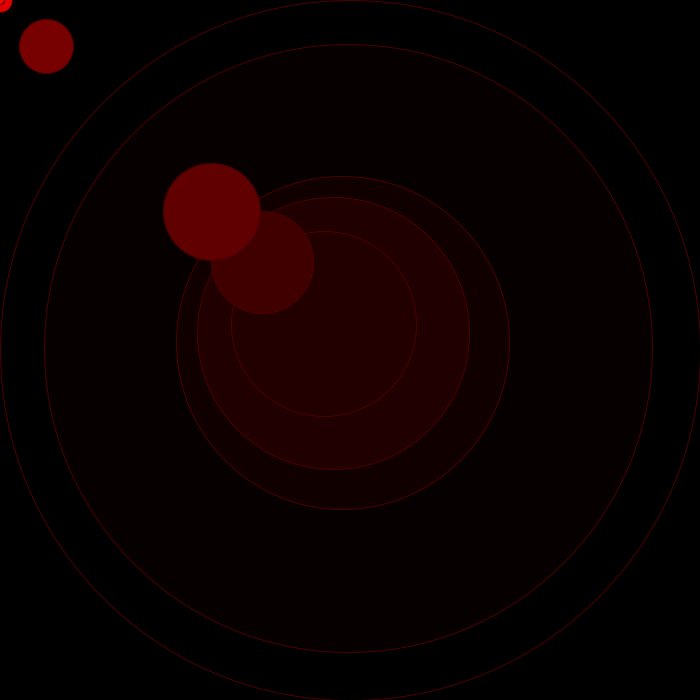
Frame 1 (no input)
Frame 60 (the mouse pressed at the canvas centre just before this capture): identical to frame 1, image omitted
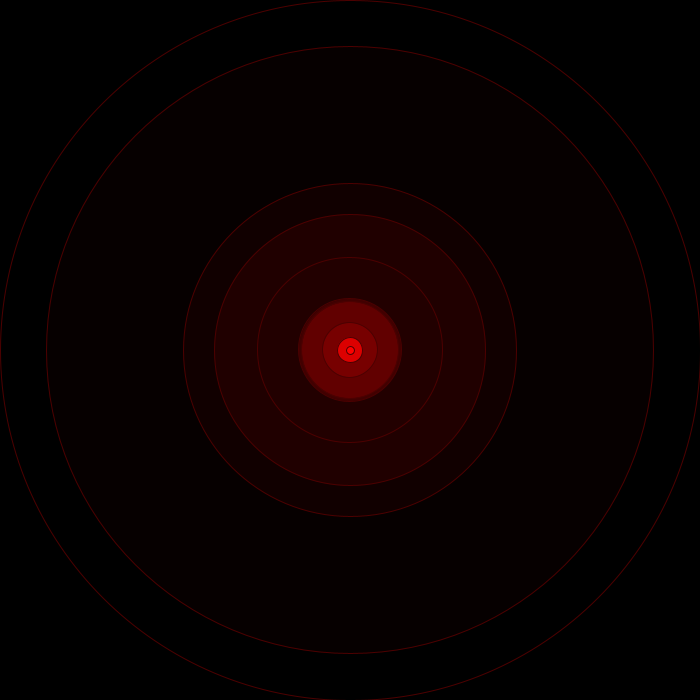
Frame 120 (the mouse held since frame 60 and released just before this capture)

The Processing sketch that drew these frames (run headless with seeded random() and noise(); from frame 60 on, the mouse is pressed at the canvas centre):

// Processing sketch: integer_sequence
// ── integer_sequence.pde

// Object declaration
Sequence sequence;
int n = 10;
color value = 0;
void setup() {
  size(700,700 );
  colorMode(HSB,360,100,100,100);
  // Object init
  sequence = new Leyland();
}

void mouseMoved() {
  value = (value + 1) % 360;
}

void draw() {
 // noLoop();
  background(0);
  sequence.setHue(value);
  println ( sequence.hue );
//   sequence.lineChart(n);
 // sequence.curveFitting(n);
  //sequence.barChart(n);
  sequence.display(n);
}
// ── abun.pde
class Abundant extends Sequence{
  String author()
  {
     return "noname"; 
  }
  String description()
  {
    return "An abundant number is a number for wich the sum of its proper divisors is grater than the number itself";
  }
  
  int sum_of_div (int n )
  {
     int cont = 0;
     for ( int i = 1 ; i < n ; i ++)
       if ( n % i == 0)
         cont += i;
     return cont;
  }
  int compute ( int n )
  {
     int cont = 0;
     int number = 0;
     while (true)
     {
       number++;
       int divisors = sum_of_div (number);
       if ( divisors > number )
       {
            cont ++;
       }
       if (cont == n)
         break;
     }
     return number;
  }
  int[] sumDivArray ( int n )
  {
    int [] div = new int[n];
    for ( int i = 0 ; i < n ; i ++ )
    {
      div[i] = sum_of_div(compute(i+1));
    }
    return div;
  }
  void display(int n)
  {
     int terms = n;
     int abundants[][] = new int[2][terms];
     abundants[0] = toArray(terms);
     abundants[1] = sumDivArray ( terms);
     float wth = 0;
     for (int i = 0 ; i < terms; i ++)
       wth+= abundants[1][i];
     float x=0;
     for (int i = 0 ; i < terms; i ++)
     {
       x += map (abundants[1][i]/2, 0, wth, 0, 1000);
     //  println (x );
       float radious = map(abundants[1][i], 0, wth, 0, 1000);
       ellipse ( x ,radious/2, radious, radious);
       //float y = 2 * radious + map (abundants[i][0]/2, 0, wth, 0, 1000);
       float y = radious + map (abundants[0][i]/2, 0, wth, 0, 1000);
       //ellipse ( x ,y, abundants[i][0]/2, abundants[i][0]/2);
       radious = map(abundants[0][i], 0, wth, 0, 1000);
       ellipse ( x ,y, radious, radious);
       x +=  map (abundants[1][i]/2, 0, wth, 0, 1000);
       //println (x );
     }
  }
}
// ── comp.pde
class Composite extends Sequence {
   String author()
  {
     return "noname"; 
  }
  String description()
  {
    return "An abundant number is a number for wich the sum of its proper divisors is grater than the number itself";
  }
  
IntList arr;
IntList  num_div (int n ){
  arr = new IntList() ;
  for ( int i = 1; i<= n ; i ++)
  {
    if ( n % i == 0)
    arr.append (i);
  }
  return arr;
}
boolean is_comp ( int n ){
  for ( int i = 2; i < n; i ++)
    if ( n % i == 0 )
          return true;
  return false; 
}
int compute ( int n ){
  int cont = 0;
  int num = 1;
  int nth= -1;
  while (true){
    if (cont == n )
      break;
    if ( is_comp (num))
    {
      cont++;
      nth=num;
    } 
    num++;
  }
  return nth;
}

void display(int n )
{
  background (0);
  stroke (250);
  float base=0, h=0 ;
  float xpos=0, ypos = 0; 
  IntList arr = num_div (n);
  int s = arr.size();
  float column = arr.get ( (s/2) - 1);
  float row = arr.get ( s / 2 );
  if ( s%2 == 1){
    base = sqrt(width * height /n);
    h = base;
    row =  column = sqrt (n) ; 
  }
  if ( s % 2 == 0){
    base = (float )width / column;
    h=(float )height / row;
    row = arr.get ( (s/2) - 1);
    column = arr.get ( s / 2 );
   }
  int sq = 1; 
  for ( int i = 0; i < column ; i ++)
  {
    for ( int j = 0; j < row ; j ++)
    {
      fill (0);
      if ( ! is_comp(sq)){ 
         fill (100,50, map ( sq , 0 , n , 0 , 100));
       }
      rect ( xpos, ypos, base, h);
      //println ( xpos + "   " + ypos);
      xpos = xpos + base;
      sq++;
      //println (sq);
    }
        xpos = 0;
        ypos = ypos + h;
  }
 }
}
// ── leyland.pde
class Leyland extends Sequence{
  IntList enesimo, v;

  int pow(int n, int p) //special pow 
   {
     if(p==0) return 1;
      
     else if ( p % 2 == 1 )
       return n * pow(n,p-1);
     int a = pow ( n , p/2);
     return a * a;
   }
  String author()
  {
    return "noname"; 
  }
  String description()
  {
    return "something";
  }
  
  int py;
  int px;
  int compute( int nu )
  {
    int n = nu;
    if ( n > 13)
      n = 13;
    v=new IntList();
    enesimo= new IntList();
    for(int i=0;i<n;i++)
      for(int j=0;j<=n - i;j++)
        {
            int m = ( pow(i+2,j+2) + pow(j+2,i+2) ); 
            if(! v.hasValue(m) )
              v.append(m);
        }
     println(v);
     v.sort();
   //  println(v);
     for(int i=0;i<nu;i++)
     {
       if ( i < v.size())
        enesimo.append(v.get(i));
       else
         enesimo.append(enesimo.get(i - 1));
   }
      return enesimo.get(nu-1);  
}
  void posy(int p)
  {
      py = p-height/2;
  }
  
  void posx(int p)
  {
      px= p-width/2;
  }
  
  void sethue(color h)
  {
     hue = h; 
  }
  
  
  
  void display(int n)
  {
    posy(mouseY);
    posx(mouseX);
    if ( n > 55 )
      n = 55;
    int lay[] = toArray(n);
    int layr[] = new int[n];
   // println( lay);
    for ( int i = 0 ; i < n ; i ++ )
      layr[n-1-i] = lay[i];
    
     
    for(int i=0;i<n;i++)
    {
      float a = map (layr[i],lay[0],layr[0],lay[0],width);
      float b = map (lay[i],lay[0],layr[0],0,100);
      fill(hue,100,b);

      //noStroke();
      stroke(hue,100,30);
      float x = width/2+px/(a/b);
      float y = height/2+py/(a/b);
      
      if(y>height)
       y=height;
       else if(y<0)
       y=0;
      if(x>width)
        x=width;
        else if(x<0)
        x=0;
      
      ellipse(x,y,a,a);
  }
  
  }
}
// ── sequence.pde

// Super abstract class Sequence
import java.util.Arrays;

abstract class Sequence {
  /**
   * The sequence author
   */
  color hue;
  abstract String author();

  /**
   * The sequence description
   */
  abstract String description();

  /**
   * Computes the nth sequence term
   */
  abstract int compute(int n);

  void setHue( color h )
  {
    hue = h;
    return;
  }
  
  color getHue ()
  {
    return hue;
  }
  /**
   * Returns the first n seq terms as an array.
   */
  int [] toArray(int n) {
    int[] seq = new int[n];
    for (int i=0; i<n; i++)
      seq[i] = compute(i+1);
    return seq;
  }

  /**
   * Returns the first n seq terms as a string.
   * Sequence may then simply be printed as: println(sequence.toString(n))
   */
  String toString(int n) {
    return Arrays.toString(toArray(n));
  }

  // All display functions must scale the canvas properly

  /**
   * Display n seq terms as you wish
   */
  abstract void display(int n);

  /**
   * Display n seq terms as a bar chart: https://en.wikipedia.org/wiki/Bar_chart
   * Warning: Should be implemented here in the super class!
   */
  void barChart(int n) {
      int[] arr = toArray(n);
      int count = 0;
      for(int i=0; i<n;i++)
      {
          float wid = map (arr[i], arr[0],arr[n-1],arr[0],width);
          stroke(hue,100,30);
          fill ( 255);
          rect(0,(height/n)*count,wid,height/n);
          count++;
      }  
  }

  /**
   * Display n seq terms as a line chart: https://en.wikipedia.org/wiki/Line_chart
   * Warning: Should be implemented here in the super class!
   */
  void lineChart(int n) {
    float xpos=0;
    float ypos=height;
    int nth=1;
    int[] seq=  toArray(n);
    //  println(seq);
    for ( int i = 0; i < n; i ++)
    {
      float xpos1=  map (nth, 0, n, 0, width);
      nth ++;
      float ypos1 = map ( seq[i], 0, seq[n-1], height, 0);
      ellipse ( xpos1, ypos1, 6, 6);
      stroke (255);
      if ( i == 0)
        stroke(0);    
      line (xpos, ypos, xpos1, ypos1); 
      xpos=xpos1;
      ypos=ypos1;
      // println(xpos + " " + ypos);*/
    }
    //TODO misssing implementation
  }

  /**
   * Display n seq terms as a curve firring: https://en.wikipedia.org/wiki/Curve_fitting
   * Hint: refer to the section 'Curves' here: https://processing.org/reference/
   * Warning: Should be implemented here in the super class!
   */
  void curveFitting(int n) {
    //TODO misssing implementation
    noFill();
    if ( n < 3 )
      return;
    float xpos=0;
    float ypos=height;
    int nth=1;
    int[] seq=  toArray(n);
    //  println(seq);
    float x = map (nth, 0, n, 0, width);
    float y = map (seq[0], 0, seq[n-1], height , 0);
    float x1 = map (nth + 1, 0, n, 0, width);
    float y1 = map (seq[1], 0, seq[n-1], height , 0);
    float x2 = map (nth + 2, 0, n, 0, width);
    float y2 = map (seq[2], 0, seq[n-1], height , 0);
    stroke ( 255,0,0);
    curve (x,y,x,y,x1,y1,x2,y2); 
    nth ++;
    for ( int i = 1; i < n - 2; i ++)
    {
      x1 =  map (nth, 0, n, 0, width);
      y1 = map (seq[i], 0, seq[n-1], height , 0);
      x2 = map (nth + 1, 0, n, 0, width);
      y2 = map (seq[i + 1], 0, seq[n-1], height , 0);
      float x3 = map (nth + 2, 0, n, 0, width);
      float y3 = map (seq[i + 2], 0, seq[n-1], height , 0);
      nth ++;
      stroke (255,0,0);
      curve ( x,y,x1,y1,x2,y2,x3,y3);
      
      x = x1;
      y = y1;
      // println(xpos + " " + ypos);*/
    }
     x1 = map (nth, 0, n, 0, width);
     y1 = map (seq[n-2], 0, seq[n-1], height , 0);
     x2 = map (nth + 1, 0, n, 0, width);
     y2 = map (seq[n-1], 0, seq[n-1], height , 0);
    stroke ( 255,0,0);
    curve ( x,y,x1,y1,x2,y2,x2,y2);
   }   
   
    
 
}
